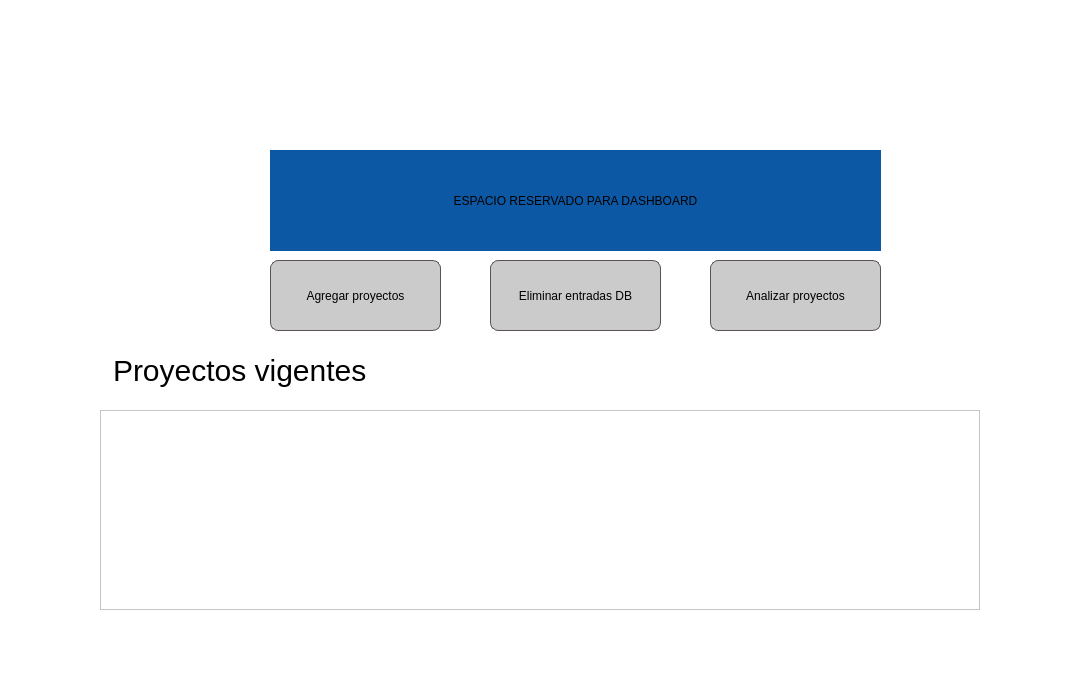
<?xml version="1.0" encoding="UTF-8"?>
<ui version="4.0">
 <class>mainWindow</class>
 <widget class="QMainWindow" name="mainWindow">
  <property name="geometry">
   <rect>
    <x>0</x>
    <y>0</y>
    <width>1080</width>
    <height>700</height>
   </rect>
  </property>
  <property name="minimumSize">
   <size>
    <width>1080</width>
    <height>700</height>
   </size>
  </property>
  <property name="maximumSize">
   <size>
    <width>1080</width>
    <height>700</height>
   </size>
  </property>
  <property name="windowTitle">
   <string>Análisis de datos ECC 2024</string>
  </property>
  <property name="windowIcon">
   <iconset>
    <normaloff>../../../../assets/logo_EEC_grande.png</normaloff>../../../../assets/logo_EEC_grande.png</iconset>
  </property>
  <widget class="QWidget" name="mainLayout">
   <property name="enabled">
    <bool>true</bool>
   </property>
   <property name="minimumSize">
    <size>
     <width>1080</width>
     <height>700</height>
    </size>
   </property>
   <property name="maximumSize">
    <size>
     <width>1080</width>
     <height>700</height>
    </size>
   </property>
   <property name="styleSheet">
    <string notr="true">background-color: #ffffff;</string>
   </property>
   <widget class="QLabel" name="label">
    <property name="enabled">
     <bool>true</bool>
    </property>
    <property name="geometry">
     <rect>
      <x>310</x>
      <y>0</y>
      <width>540</width>
      <height>150</height>
     </rect>
    </property>
    <property name="text">
     <string/>
    </property>
    <property name="pixmap">
     <pixmap resource="../../assets/Qt/qtSources.qrc">:/Images/Images/logo_EEC_grande.png</pixmap>
    </property>
    <property name="scaledContents">
     <bool>false</bool>
    </property>
    <property name="alignment">
     <set>Qt::AlignLeading|Qt::AlignLeft|Qt::AlignVCenter</set>
    </property>
   </widget>
   <widget class="QLabel" name="label_2">
    <property name="geometry">
     <rect>
      <x>270</x>
      <y>150</y>
      <width>611</width>
      <height>101</height>
     </rect>
    </property>
    <property name="styleSheet">
     <string notr="true">Background-color: #0C58A4;</string>
    </property>
    <property name="text">
     <string>ESPACIO RESERVADO PARA DASHBOARD</string>
    </property>
    <property name="alignment">
     <set>Qt::AlignCenter</set>
    </property>
   </widget>
   <widget class="QPushButton" name="addDataButton">
    <property name="geometry">
     <rect>
      <x>270</x>
      <y>260</y>
      <width>171</width>
      <height>71</height>
     </rect>
    </property>
    <property name="styleSheet">
     <string notr="true">QPushButton {
    background-color: #CBCBCB;
    color: black;
    border: 1px solid rgb(91, 83, 81);
	border-radius: 8px;
}</string>
    </property>
    <property name="text">
     <string>Agregar proyectos</string>
    </property>
   </widget>
   <widget class="QPushButton" name="analyzeProyectsButton">
    <property name="geometry">
     <rect>
      <x>710</x>
      <y>260</y>
      <width>171</width>
      <height>71</height>
     </rect>
    </property>
    <property name="styleSheet">
     <string notr="true">QPushButton {
    background-color: #CBCBCB;
    color: black;
    border: 1px solid rgb(91, 83, 81);
	border-radius: 8px;
}</string>
    </property>
    <property name="text">
     <string>Analizar proyectos</string>
    </property>
   </widget>
   <widget class="QLineEdit" name="lineEdit">
    <property name="geometry">
     <rect>
      <x>110</x>
      <y>340</y>
      <width>401</width>
      <height>61</height>
     </rect>
    </property>
    <property name="styleSheet">
     <string notr="true">color : #000000;
border: 1px solid transparent;
font-size: 30px;</string>
    </property>
    <property name="text">
     <string>Proyectos vigentes</string>
    </property>
   </widget>
   <widget class="QTableWidget" name="tableWidget">
    <property name="geometry">
     <rect>
      <x>100</x>
      <y>410</y>
      <width>880</width>
      <height>200</height>
     </rect>
    </property>
    <property name="styleSheet">
     <string notr="true"/>
    </property>
    <attribute name="horizontalHeaderVisible">
     <bool>true</bool>
    </attribute>
    <attribute name="horizontalHeaderCascadingSectionResizes">
     <bool>false</bool>
    </attribute>
   </widget>
   <widget class="QPushButton" name="clearDatabaseButton">
    <property name="geometry">
     <rect>
      <x>490</x>
      <y>260</y>
      <width>171</width>
      <height>71</height>
     </rect>
    </property>
    <property name="styleSheet">
     <string notr="true">QPushButton {
    background-color: #CBCBCB;
    color: black;
    border: 1px solid rgb(91, 83, 81);
	border-radius: 8px;
}</string>
    </property>
    <property name="text">
     <string>Eliminar entradas DB</string>
    </property>
   </widget>
  </widget>
 </widget>
 <resources>
  <include location="../../assets/Qt/qtSources.qrc"/>
 </resources>
 <connections/>
</ui>
